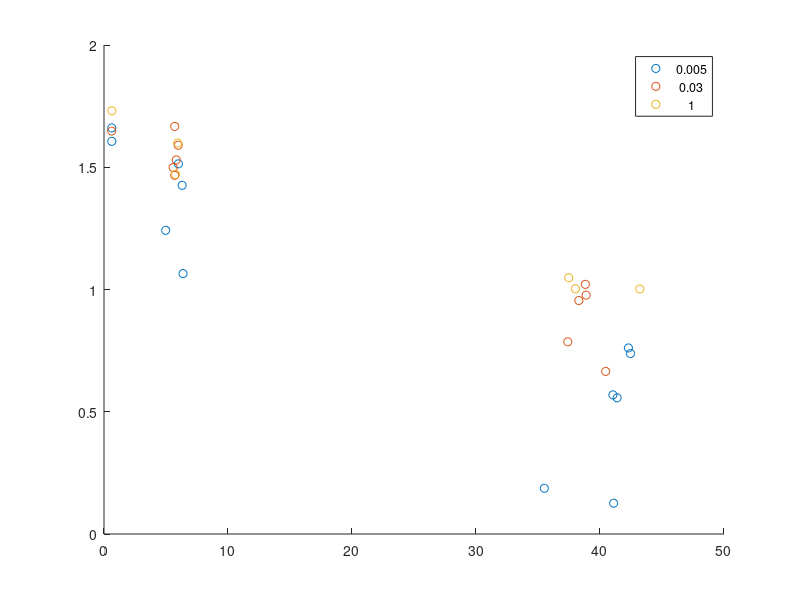

Reproduce this figure in MATLAB. (Note: this script raises an error after producing the figure.)
%Scott paper growth rate vs. mass fraction of unnecessary protein
%order 0.005 case: J,K,L,M,N,P,S,T,U,V,W,Y
%then 0.03 case: A,B,C,D,E,G,J,K,L,M,P,S,T,U,V,W,Y

gr_array = [1.661, 1.514, 0.761, 1.242, 0.557, 0.187, 1.606, 1.426, 0.738, 1.065, 0.569, 0.126, ...
    1.731, 1.599, 1.003, 1.471, 1.048, 1.002, 1.648, 1.530, 1.021, 1.499, 0.786, 1.667, 1.59, ...
    0.955, 1.467, 0.977, 0.665];

percentage = [0.626, 6.000, 42.29, 4.972, 41.38, 35.51, 0.627, 6.303, 42.46, 6.376, 41.04, 41.10, ...
    0.635, 5.942, 38.02, 5.765, 37.48, 43.21, 0.615, 5.827, 38.82, 5.576, 37.40, 5.702, ...
    5.983, 38.29, 5.702, 38.88, 40.46];

%1: no slow, 2: 0.03 3: 0.005
codon = [0.005*ones(1,12), ones(1,6), 0.03*ones(1,11)];

one = ones(1,29);
percentage1 = [one; percentage]';
regression = percentage1\gr_array';
yCalc = regression(2)*percentage+regression(1);
s = gscatter(percentage, gr_array, codon);
s(1).MarkerSize = 25;
s(2).MarkerSize = 25;
s(3).MarkerSize = 25;
hold on
plot(percentage, yCalc, 'LineWidth',4)
set(gca,'fontsize',20)
h = legend('Very slow codon in transcript', 'Slow codon in transcript', 'No slow codon in transcript', 'Linear regression of all data');
h.FontSize = 20;
h.Location = 'southwest';
title('Dependence of growth rate on heterologous protein expression', 'FontSize', 20);
xlabel('Mass fraction of heterologous protein', 'FontSize', 20);
ylabel('Growth rate (h^-^1)', 'FontSize', 20);
    